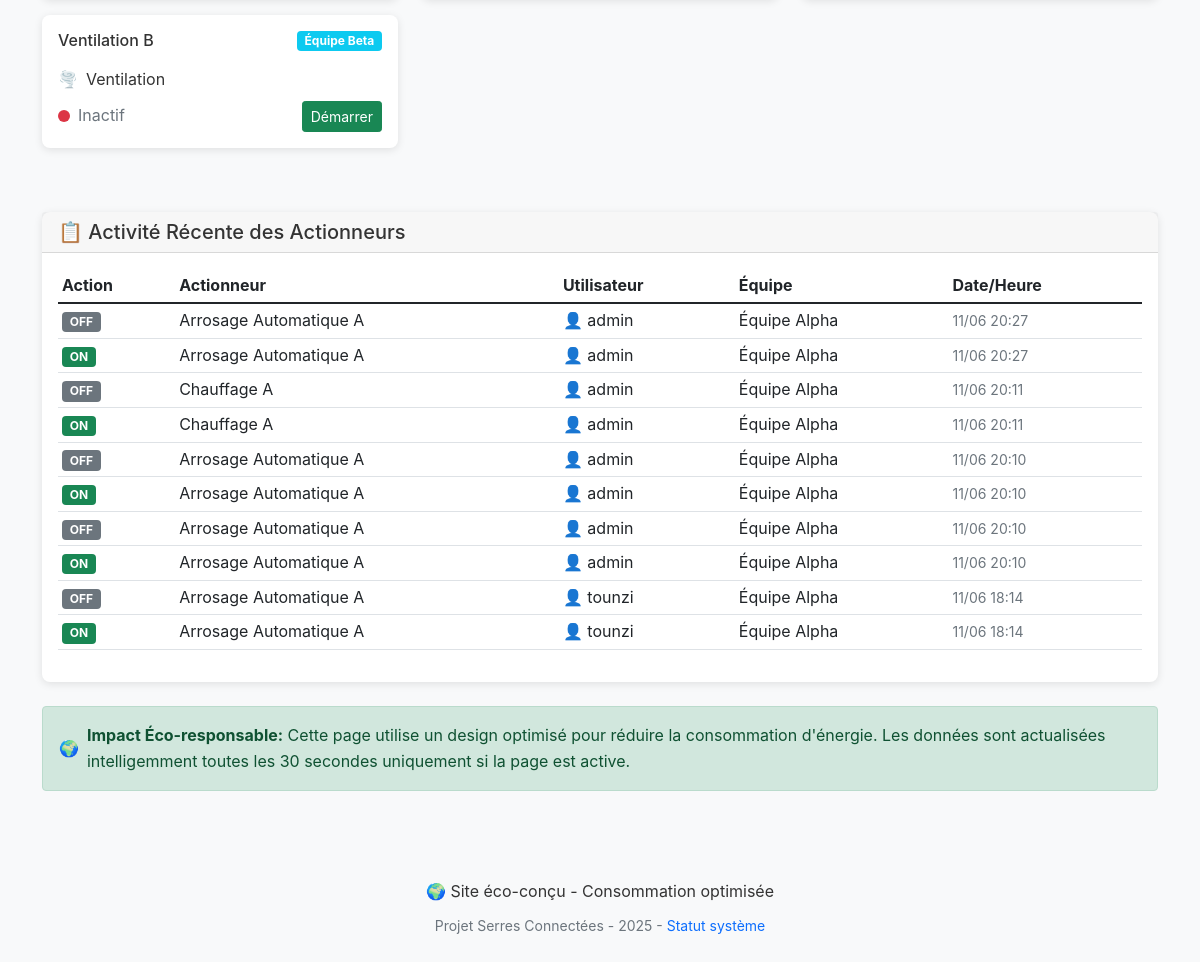
/ (signed in, lower part), run on an earlier commit of the app's database.
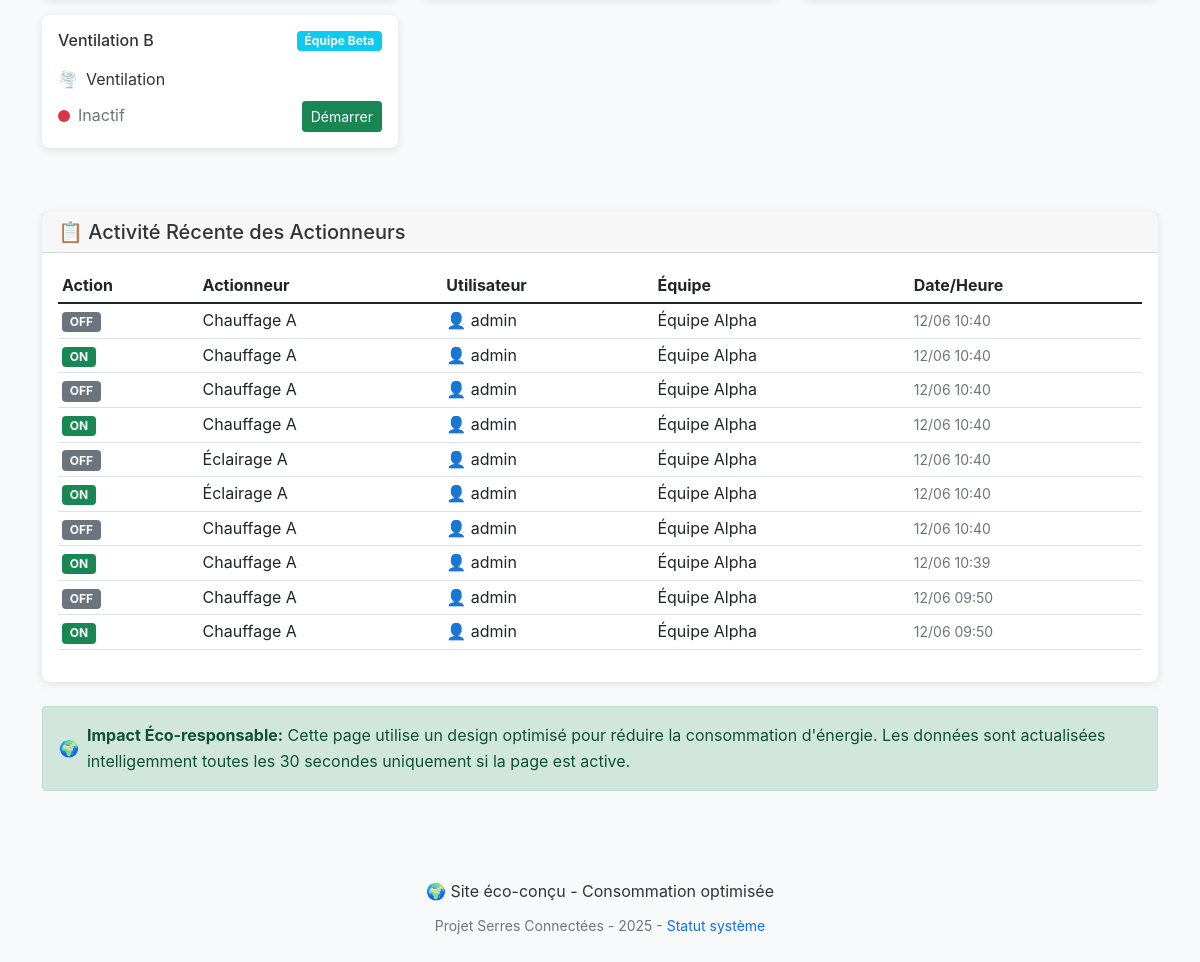
And on a later commit of the database.
### tables this page shows
CREATE TABLE `actionneurs` (
  `id` int(11) NOT NULL,
  `nom` varchar(100) NOT NULL,
  `type` varchar(50) NOT NULL,
  `team_id` int(11) DEFAULT 1,
  `is_active` tinyint(1) DEFAULT 1,
  `current_state` tinyint(1) DEFAULT 0,
  `created_at` timestamp NULL DEFAULT current_timestamp()
);

CREATE TABLE `teams` (
  `id` int(11) NOT NULL,
  `name` varchar(100) NOT NULL,
  `greenhouse_sector` varchar(50) NOT NULL
);

CREATE TABLE `actuator_logs` (
  `id` int(11) NOT NULL,
  `actionneur_id` int(11) NOT NULL,
  `action` enum('ON','OFF') NOT NULL,
  `user_id` char(36) NOT NULL,
  `timestamp` timestamp NULL DEFAULT current_timestamp()
);

CREATE TABLE `user` (
  `id_user` char(36) NOT NULL,
  `username` varchar(50) NOT NULL,
  `password` varchar(255) NOT NULL,
  `role_id` int(11) DEFAULT NULL
);

### controllers/BaseController.php (called while the page is built, shortened)
<?php
class BaseController {
    public function __construct() {
        $this->db = Database::getInstance()->getConnection();
    }
    protected function render($view, $data = []) {
        extract($data);
        require_once BASE_PATH . '/views/' . $view . '.php';
        require_once BASE_PATH . '/views/layout.php';
    }
}
?>

### controllers/HomeController.php (called while the page is built, shortened)
<?php
require_once BASE_PATH . '/controllers/BaseController.php';
class HomeController extends BaseController {
    public function index() {
        $sensors = $this->getAllSensorsData();
        $actuators = $this->getAllActuators();
        $recentActivity = $this->getRecentActivity();
        $data = [
            'sensors' => $sensors,
            'actuators' => $actuators,
            'recentActivity' => $recentActivity,
            'isAdmin' => $this->isAdmin()
        ];
        $this->render('home/index', $data);
    }
    private function getAllSensorsData() {
        $stmt = $this->db->prepare("
            SELECT
                c.id, c.nom as name, c.type, c.unite as unit,
                COALESCE(c.team_id, 1) as team_id,
                t.name as team_name,
                m.valeur as value, m.date_heure as timestamp,
                ROW_NUMBER() OVER (PARTITION BY c.id ORDER BY m.date_heure DESC) as rn
            FROM capteurs c
            LEFT JOIN teams t ON c.team_id = t.id
            LEFT JOIN mesures m ON c.id = m.capteur_id
            WHERE COALESCE(c.is_active, 1) = 1
        ");
        $stmt->execute();
        $results = $stmt->fetchAll();
        $sensors = [];
        foreach ($results as $row) {
            if ($row['rn'] == 1 || !isset($sensors[$row['id']])) {
                $sensors[$row['id']] = $row;
            }
        }
        return array_values($sensors);
    }
    private function getAllActuators() {
        $stmt = $this->db->prepare("
            SELECT a.id, a.nom as name, a.type,
                   COALESCE(a.team_id, 1) as team_id,
                   COALESCE(a.is_active, 1) as is_active,
                   COALESCE(a.current_state, 0) as current_state,
                   t.name as team_name
            FROM actionneurs a
            LEFT JOIN teams t ON a.team_id = t.id
            WHERE COALESCE(a.is_active, 1) = 1
            ORDER BY t.name, a.nom
        ");
        $stmt->execute();
        return $stmt->fetchAll();
    }
    private function getRecentActivity() {
        $stmt = $this->db->prepare("
            SELECT
                al.action, al.timestamp,
                a.nom as actuator_name,
                u.username,
                t.name as team_name
            FROM actuator_logs al
            JOIN actionneurs a ON al.actionneur_id = a.id
            JOIN user u ON al.user_id = u.id_user
            LEFT JOIN teams t ON a.team_id = t.id
            ORDER BY al.timestamp DESC
            LIMIT 10
        ");
        $stmt->execute();
        return $stmt->fetchAll();
    }
}
?>

### config/Database.php (called while the page is built, shortened)
<?php
class Database {
    private static $instance = null;
    private $connection;
    private $host = 'localhost';
    private $username = 'root';
    private $password = '';
    private $database = '8PDuqiQ06b_bdd_serre';
    private function __construct() {
        try {
            $this->connection = new PDO(
                "mysql:host={$this->host};dbname={$this->database};charset=utf8mb4",
                $this->username,
                $this->password,
                [
                    PDO::ATTR_ERRMODE => PDO::ERRMODE_EXCEPTION,
                    PDO::ATTR_DEFAULT_FETCH_MODE => PDO::FETCH_ASSOC,
                    PDO::ATTR_EMULATE_PREPARES => false
                ]
            );
        } catch (PDOException $e) {
            die("Erreur de connexion à la base de données : " . $e->getMessage());
        }
    }
    public static function getInstance() {
        if (self::$instance === null) {
            self::$instance = new self();
        }
        return self::$instance;
    }
    public function getConnection() {
        return $this->connection;
    }
    public function createTables() {
        $sql = "
        CREATE TABLE IF NOT EXISTS teams (
            id INT AUTO_INCREMENT PRIMARY KEY,
            name VARCHAR(100) NOT NULL,
            greenhouse_sector VARCHAR(50) NOT NULL
        );
        -- Ajouter des colonnes manquantes aux tables existantes
        ALTER TABLE capteurs
        ADD COLUMN IF NOT EXISTS team_id INT DEFAULT 1 AFTER unite,
        ADD COLUMN IF NOT EXISTS is_active BOOLEAN DEFAULT TRUE AFTER team_id,
        ADD COLUMN IF NOT EXISTS created_at TIMESTAMP DEFAULT CURRENT_TIMESTAMP AFTER is_active;
        ALTER TABLE actionneurs
        ADD COLUMN IF NOT EXISTS team_id INT DEFAULT 1 AFTER type,
        ADD COLUMN IF NOT EXISTS is_active BOOLEAN DEFAULT TRUE AFTER team_id,
        ADD COLUMN IF NOT EXISTS current_state BOOLEAN DEFAULT FALSE AFTER is_active,
        ADD COLUMN IF NOT EXISTS created_at TIMESTAMP DEFAULT CURRENT_TIMESTAMP AFTER current_state;
        -- Table pour les logs d'actions des actionneurs (en plus de etats_actionneurs)
        CREATE TABLE IF NOT EXISTS actuator_logs (
            id INT AUTO_INCREMENT PRIMARY KEY,
            actionneur_id INT NOT NULL,
            action ENUM('ON', 'OFF') NOT NULL,
            user_id VARCHAR(36) NOT NULL,
            timestamp TIMESTAMP DEFAULT CURRENT_TIMESTAMP,
            FOREIGN KEY (actionneur_id) REFERENCES actionneurs(id) ON DELETE CASCADE,
            FOREIGN KEY (user_id) REFERENCES user(id_user) ON DELETE CASCADE
        );
        ";
        try {
            $this->connection->exec($sql);
        } catch (PDOException $e) {
            error_log("Erreur SQL (probablement normale): " . $e->getMessage());
        }
    }
}
?>

### views/home/index.php (the view, shortened to what the changed rows need)
<?php if ($isAdmin): ?>
    <div class="row">
        <?php if (empty($actuators)): ?>
            <div class="col-12">
                <div class="alert alert-info">
                    <h5>Aucun actionneur configuré</h5>
                    <p>Les actionneurs n'ont pas encore été ajoutés.</p>
                </div>
            </div>
        <?php else: ?>
            <?php foreach ($actuators as $actuator): ?>
                <div class="col-lg-4 col-md-6 mb-3">
                    <div class="card h-100">
                        <div class="card-body">
                            <div class="d-flex justify-content-between align-items-start mb-3">
                                <h6 class="card-title mb-0"><?= htmlspecialchars($actuator['name']) ?></h6>
                                <span class="badge bg-info"><?= htmlspecialchars($actuator['team_name'] ?? 'Équipe 1') ?></span>
                            </div>
                            <div class="d-flex align-items-center mb-2">
                                <?php
                                $icon = '';
                                switch ($actuator['type']) {
                                    case 'irrigation': $icon = '💧'; break;
                                    case 'ventilation': $icon = '🌪️'; break;
                                    case 'heating': $icon = '🔥'; break;
                                    case 'lighting': $icon = '💡'; break;
                                }
                                ?>
                                <span class="me-2"><?= $icon ?></span>
                                <span><?= ucfirst($actuator['type']) ?></span>
                            </div>
                            <div class="d-flex align-items-center justify-content-between">
                                <div class="d-flex align-items-center">
                                    <span class="status-indicator <?= $actuator['current_state'] ? 'status-on' : 'status-off' ?> me-2"></span>
                                    <span class="text-muted">
                                        <?= $actuator['current_state'] ? 'Actif' : 'Inactif' ?>
                                    </span>
                                </div>
                                <button
                                    class="btn <?= $actuator['current_state'] ? 'btn-danger' : 'btn-success' ?> btn-sm"
                                    data-actuator-id="<?= $actuator['id'] ?>"
                                    onclick="toggleActuator(<?= $actuator['id'] ?>, '<?= $actuator['current_state'] ? 'OFF' : 'ON' ?>')">
                                    <?= $actuator['current_state'] ? 'Arrêter' : 'Démarrer' ?>
                                </button>
                            </div>
                        </div>
                    </div>
                </div>
            <?php endforeach; ?>
        <?php endif; ?>
    </div>
<?php endif; ?>
<?php if ($isAdmin): ?>
    <div class="row mt-5">
        <div class="col-12">
            <div class="card">
                <div class="card-body">
                    <?php if (empty($recentActivity)): ?>
                        <p class="text-muted mb-0">Aucune activité récente</p>
                    <?php else: ?>
                        <div class="table-responsive">
                            <table class="table table-sm">
                                <thead>
                                    <tr>
                                        <th>Action</th>
                                        <th>Actionneur</th>
                                        <th>Utilisateur</th>
                                        <th>Équipe</th>
                                        <th>Date/Heure</th>
                                    </tr>
                                </thead>
                                <tbody>
                                    <?php foreach ($recentActivity as $activity): ?>
                                        <tr>
                                            <td>
                                                <span class="badge <?= $activity['action'] === 'ON' ? 'bg-success' : 'bg-secondary' ?>">
                                                    <?= $activity['action'] ?>
                                                </span>
                                            </td>
                                            <td><?= htmlspecialchars($activity['actuator_name']) ?></td>
                                            <td>👤 <?= htmlspecialchars($activity['username']) ?></td>
                                            <td><?= htmlspecialchars($activity['team_name'] ?? 'N/A') ?></td>
                                            <td>
                                                <small class="text-muted">
                                                    <?= date('d/m H:i', strtotime($activity['timestamp'])) ?>
                                                </small>
                                            </td>
                                        </tr>
                                    <?php endforeach; ?>
                                </tbody>
                            </table>
                        </div>
                    <?php endif; ?>
                </div>
            </div>
        </div>
    </div>
<?php endif; ?>

What changed in the data, as far as the page shows it:
no longer on this page (row unchanged): actuator_logs: action "OFF", actionneur.nom "Arrosage Automatique A", user.username "admin", teams.name "Équipe Alpha", timestamp "11/06 20:27"
no longer on this page (row unchanged): actuator_logs: action "ON", actionneur.nom "Arrosage Automatique A", user.username "admin", teams.name "Équipe Alpha", timestamp "11/06 20:27"
no longer on this page (row unchanged): actuator_logs: action "OFF", actionneur.nom "Chauffage A", user.username "admin", teams.name "Équipe Alpha", timestamp "11/06 20:11"
no longer on this page (row unchanged): actuator_logs: action "ON", actionneur.nom "Chauffage A", user.username "admin", teams.name "Équipe Alpha", timestamp "11/06 20:11"
no longer on this page (row unchanged): actuator_logs: action "OFF", actionneur.nom "Arrosage Automatique A", user.username "admin", teams.name "Équipe Alpha", timestamp "11/06 20:10"
no longer on this page (row unchanged): actuator_logs: action "ON", actionneur.nom "Arrosage Automatique A", user.username "admin", teams.name "Équipe Alpha", timestamp "11/06 20:10"
no longer on this page (row unchanged): actuator_logs: action "OFF", actionneur.nom "Arrosage Automatique A", user.username "admin", teams.name "Équipe Alpha", timestamp "11/06 20:10"
no longer on this page (row unchanged): actuator_logs: action "ON", actionneur.nom "Arrosage Automatique A", user.username "admin", teams.name "Équipe Alpha", timestamp "11/06 20:10"
no longer on this page (row unchanged): actuator_logs: action "OFF", actionneur.nom "Arrosage Automatique A", user.username "tounzi", teams.name "Équipe Alpha", timestamp "11/06 18:14"
no longer on this page (row unchanged): actuator_logs: action "ON", actionneur.nom "Arrosage Automatique A", user.username "tounzi", teams.name "Équipe Alpha", timestamp "11/06 18:14"
added actuator_logs: action "OFF", actionneur.nom "Chauffage A", user.username "admin", teams.name "Équipe Alpha", timestamp "12/06 10:40"
added actuator_logs: action "ON", actionneur.nom "Chauffage A", user.username "admin", teams.name "Équipe Alpha", timestamp "12/06 10:40"
added actuator_logs: action "OFF", actionneur.nom "Chauffage A", user.username "admin", teams.name "Équipe Alpha", timestamp "12/06 10:40"
added actuator_logs: action "ON", actionneur.nom "Chauffage A", user.username "admin", teams.name "Équipe Alpha", timestamp "12/06 10:40"
added actuator_logs: action "OFF", actionneur.nom "Éclairage A", user.username "admin", teams.name "Équipe Alpha", timestamp "12/06 10:40"
added actuator_logs: action "ON", actionneur.nom "Éclairage A", user.username "admin", teams.name "Équipe Alpha", timestamp "12/06 10:40"
added actuator_logs: action "OFF", actionneur.nom "Chauffage A", user.username "admin", teams.name "Équipe Alpha", timestamp "12/06 10:40"
added actuator_logs: action "ON", actionneur.nom "Chauffage A", user.username "admin", teams.name "Équipe Alpha", timestamp "12/06 10:39"
added actuator_logs: action "OFF", actionneur.nom "Chauffage A", user.username "admin", teams.name "Équipe Alpha", timestamp "12/06 09:50"
added actuator_logs: action "ON", actionneur.nom "Chauffage A", user.username "admin", teams.name "Équipe Alpha", timestamp "12/06 09:50"
